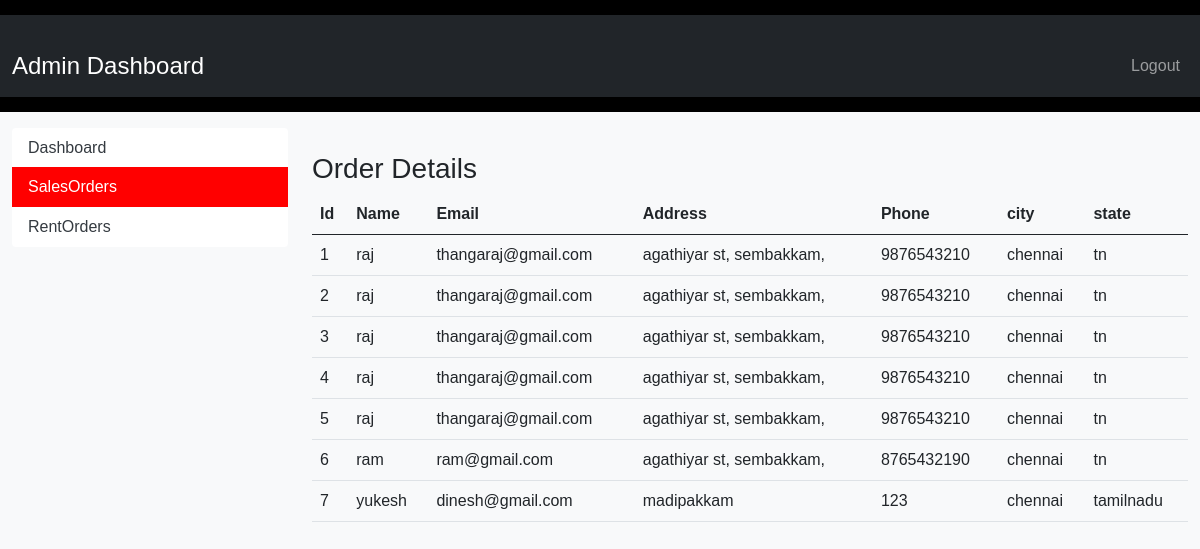
The app's page /cartorder, older data.
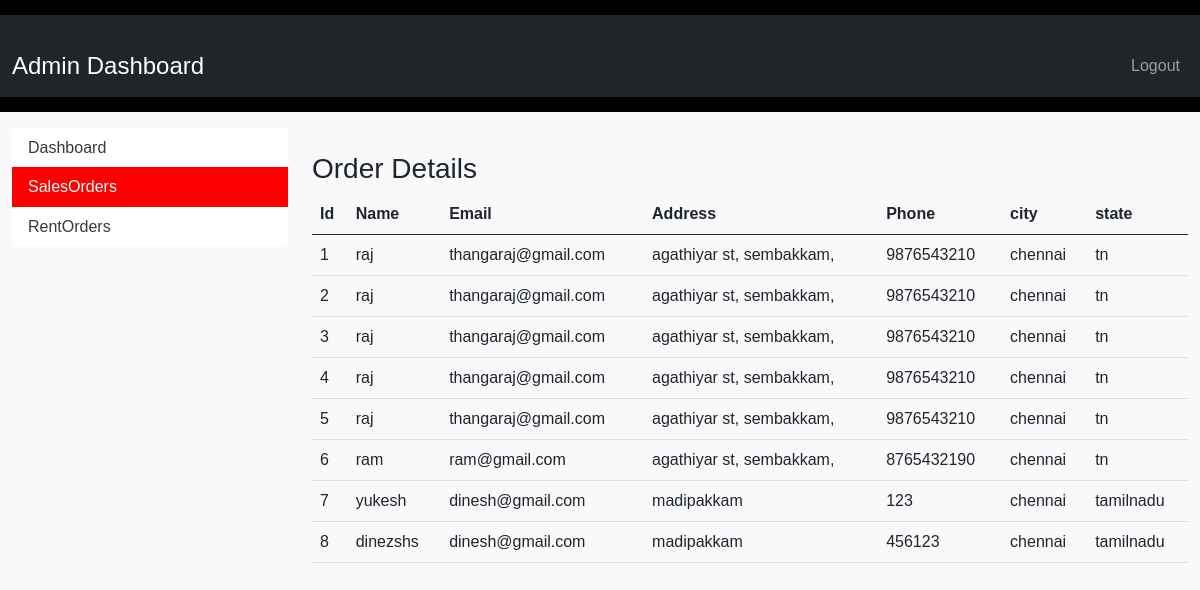
The same page, newer data.
### tables this page shows
CREATE TABLE cartorders (
                    id INTEGER PRIMARY KEY AUTOINCREMENT,
                    name TEXT,
                    email TEXT,
                    fdate DATE,
                    tdate DATE,
                    address TEXT,
                    phone TEXT,
                    city TEXT,
                    state TEXT
                );

### app.py (the view)
@app.route('/cartorder')
def cartorders():
    conn = sqlite3.connect('admin.db')
    cursor = conn.cursor()
    cursor.execute("SELECT id,name, email, address, phone, city, state FROM cartorders")
    order_data = cursor.fetchall()
    conn.close()
    return render_template('cartorder.html',order_data=order_data)

### templates/cartorder.html (shortened to what this page needs)
<!DOCTYPE html>
<html lang="en">
<head>
    <link href="https://cdn.jsdelivr.net/npm/bootstrap@5.0.2/dist/css/bootstrap.min.css" rel="stylesheet">
    <link rel="stylesheet" href="{{ url_for('static', filename='admin.css') }}">
</head>
<body>
    <header>
        <nav class="navbar navbar-expand-lg navbar-dark bg-dark">
            <div class="container-fluid">
                <a class="navbar-brand" href="#">Admin Dashboard</a>
                <div class="collapse navbar-collapse" id="navbarNav">
                    <ul class="navbar-nav ms-auto">
                        <li class="nav-item">
                            <a class="nav-link" href="admin">Logout</a>
                        </li>
                    </ul>
                </div>
            </div>
        </nav>
    </header>
    <div class="container-fluid mt-3">
        <div class="row">
            <div class="col-md-3">
                <div class="list-group">
                    <a href="/admin" class="list-group-item list-group-item-action">Dashboard</a>
                    <a href="/cartorder" class="list-group-item list-group-item-action active">SalesOrders</a>
                    <a href="/order" class="list-group-item list-group-item-action">RentOrders</a>
                </div>
            </div>
            <div class="col-md-9">
                <div class="mt-4">
                    <h3>Order Details</h3>
                    <table class="table">
                        <thead>
                            <tr>
                                <th>Id</th>
                                <th>Name</th>
                                <th>Email</th>
                                <th>Address</th>
                                <th>Phone</th>
                                <th>city</th>
                                <th>state</th>
                            </tr>
                        </thead>
                        <tbody>
                            {% for row in order_data %}
                            <tr>
                                <td>{{ row[0] }}</td>
                                <td>{{ row[1] }}</td>
                                <td>{{ row[2] }}</td>
                                <td>{{ row[3] }}</td>
                                <td>{{ row[4] }}</td>
                                <td>{{ row[5] }}</td>
                                <td>{{ row[6] }}</td>
                            </tr>
                            {% endfor %}
                        </tbody>
                    </table>
                </div>
            </div>
        </div>
    </div>
</body>
</html>

### static/admin.css (style rules this page uses)
body { font-family: Arial, sans-serif; background-color: #f8f9fa; }
header { background-color: #000000; padding: 15px 0; }
header .navbar-brand { font-size: 1.5rem; }
.navbar-nav .nav-link { color: #ffffff; }
.container-fluid { margin-top: 20px; }
.list-group-item { background-color: #ffffff; color: #343a40; border: none; }
.list-group-item.active { background-color: #ff0000; color: #ffffff; border-color: #007bff; }

Row changes from the older to the newer data that the page shows:
added cartorders: id "8", name "dinezshs", email "dinesh@gmail.com", address "madipakkam", phone "456123", city "chennai", state "tamilnadu"
